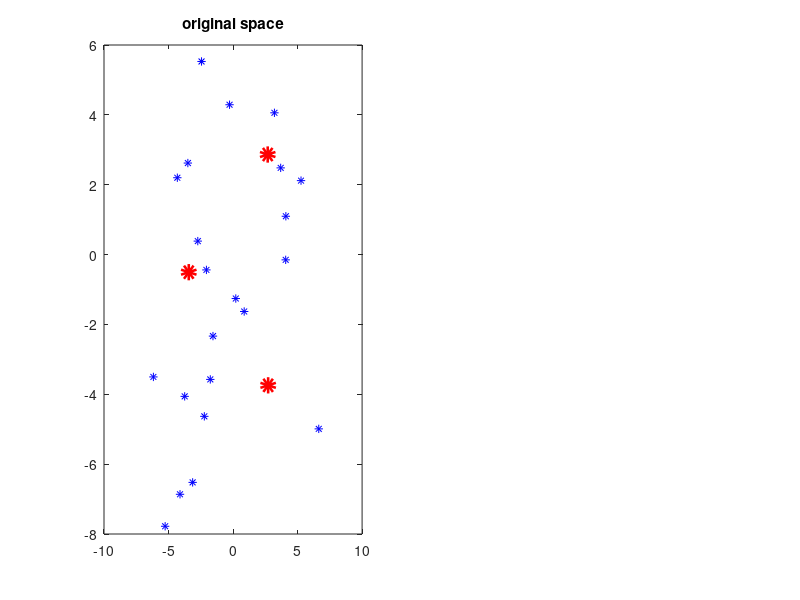

Source code (MATLAB): (Note: this script raises an error after producing the figure.)
clear
close all


%
% make a subset
%
X = 3.*randn(25,2);
ssize = 3;
sig2 = 1;
indices_subset = 1:ssize;

  
%
% make a figure
%
subplot(1,2,1);
plot(X(:,1),             X(:,2),'b*'); hold on;
plot(X(indices_subset,1),X(indices_subset,2),'ro','linewidth',6); hold off; 
title('original space')

%
% transform the data in feature space
%
features = AFEm(X(indices_subset,:),'RBF_kernel',sig2,X);
subplot(1,2,2);
plot3(features(:,1),             features(:,2),             features(:,3),'k*'); hold on;
plot3(features(indices_subset,1),features(indices_subset,2),features(indices_subset,3),'ro','linewidth',6); hold off;
title('feature space')